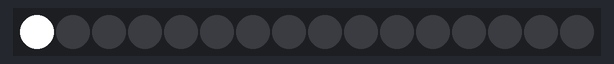
Bench run of a sketch on a simulated Arduino Uno, built with avr-gcc and run on an emulated ATmega328P. On the bench: 16 RGB LEDs in strip order, left to right.

Above: at 0.01 s.
At 14.08 s:
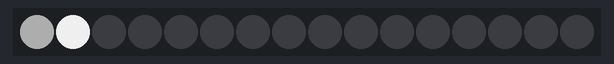
At 19.56 s:
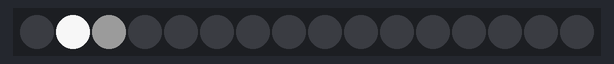
At 31.76 s:
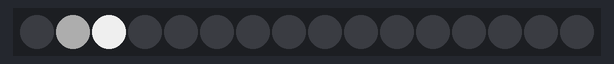
At 39.05 s:
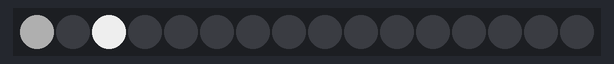

The sketch:

sketch_nov30c.ino
```cpp
/*
    Basic Pin setup:
    ------------                                  ---u----
    ARDUINO   13|-> SCLK (pin 25)           OUT1 |1     28| OUT channel 0
              12|                           OUT2 |2     27|-> GND (VPRG)
              11|-> SIN (pin 26)            OUT3 |3     26|-> SIN (pin 11)
              10|-> BLANK (pin 23)          OUT4 |4     25|-> SCLK (pin 13)
               9|-> XLAT (pin 24)             .  |5     24|-> XLAT (pin 9)
               8|                             .  |6     23|-> BLANK (pin 10)
               7|                             .  |7     22|-> GND
               6|                             .  |8     21|-> VCC (+5V)
               5|                             .  |9     20|-> 2K Resistor -> GND
               4|                             .  |10    19|-> +5V (DCPRG)
               3|-> GSCLK (pin 18)            .  |11    18|-> GSCLK (pin 3)
               2|                             .  |12    17|-> SOUT
               1|                             .  |13    16|-> XERR
               0|                           OUT14|14    15| OUT channel 15
    ------------                                  --------

    -  Put the longer leg (anode) of the LEDs in the +5V and the shorter leg
         (cathode) in OUT(0-15).
    -  +5V from Arduino -> TLC pin 21 and 19     (VCC and DCPRG)
    -  GND from Arduino -> TLC pin 22 and 27     (GND and VPRG)
    -  digital 3        -> TLC pin 18            (GSCLK)
    -  digital 9        -> TLC pin 24            (XLAT)
    -  digital 10       -> TLC pin 23            (BLANK)
    -  digital 11       -> TLC pin 26            (SIN)
    -  digital 13       -> TLC pin 25            (SCLK)
    -  The 2K resistor between TLC pin 20 and GND will let ~20mA through each
       LED.  To be precise, it's I = 39.06 / R (in ohms).  This doesn't depend
       on the LED driving voltage.
    - (Optional): put a pull-up resistor (~10k) between +5V and BLANK so that
                  all the LEDs will turn off when the Arduino is reset.

    If you are daisy-chaining more than one TLC, connect the SOUT of the first
    TLC to the SIN of the next.  All the other pins should just be connected
    together:
        BLANK on Arduino -> BLANK of TLC1 -> BLANK of TLC2 -> ...
        XLAT on Arduino  -> XLAT of TLC1  -> XLAT of TLC2  -> ...
    The one exception is that each TLC needs it's own resistor between pin 20
    and GND.

    This library uses the PWM output ability of digital pins 3, 9, 10, and 11.
    Do not use analogWrite(...) on these pins.

    This sketch does the Knight Rider strobe across a line of LEDs.

    Alex Leone <acleone ~AT~ gmail.com>, 2009-02-03 */

#include "Tlc5940.h"

const byte RED=0;
const byte GREEN=1;
const byte BLUE=2;

void setup()
{
  /* Call Tlc.init() to setup the tlc.
     You can optionally pass an initial PWM value (0 - 4095) for all channels.*/
  Tlc.init();
}

/* This loop will create a Knight Rider-like effect if you have LEDs plugged
   into all the TLC outputs.  NUM_TLCS is defined in "tlc_config.h" in the
   library folder.  After editing tlc_config.h for your setup, delete the
   Tlc5940.o file to save the changes. */

void loop()
{
  for (int stage = 0; stage < 4096; stage += 1) {
    Tlc.clear();
    Tlc.set(RED, 4095-stage);
    Tlc.set(GREEN, stage);
    Tlc.update();
    delay(1);
  }
  for (int stage = 0; stage < 4096; stage += 1) {
    Tlc.clear();
    Tlc.set(GREEN, 4095-stage);
    Tlc.set(BLUE, stage);
    Tlc.update();
    delay(1);
  }
  for (int stage = 0; stage < 4096; stage += 1) {
    Tlc.clear();
    Tlc.set(BLUE, 4095-stage);
    Tlc.set(RED, stage);
    Tlc.update();
    delay(1);
  }
}
```
